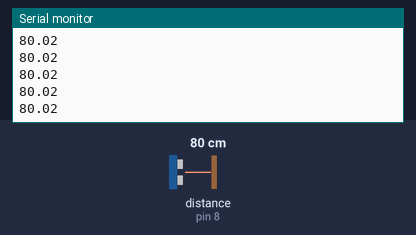
This sketch was run on a simulated Arduino Uno, built with avr-gcc and run on an emulated ATmega328P. On the bench: the last lines printed to the serial monitor. Wiring (inferred from the names in the program): ultrasonic range finder: trigger pin 7; echo pin 8. Inputs (shaded band) come from the test bench; at power-on: distance to the obstacle (sensor on pin 8) 80 cm. The echo pulse lasts 58.3 µs per cm.

Above: at 1.2 s.
1.3 s: distance to the obstacle (sensor on pin 8) set to 2 cm
At 1.38 s:
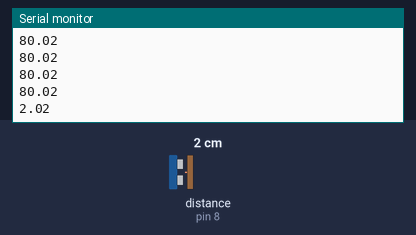
2.8 s: distance to the obstacle (sensor on pin 8) set to 4 cm
At 2.89 s:
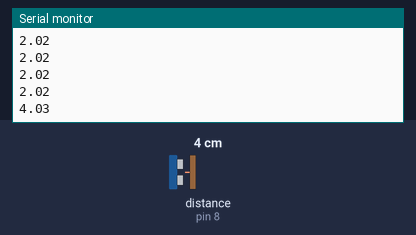
Timing chart, 0 to 5.8 s (numbered marks = the images above; inputs shaded):
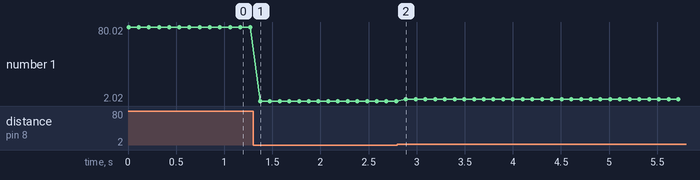

The sketch:

sr_04_simple_plot.ino
```cpp
/*
 * HC-SR04 example sketch - Serial Plotter version
 *
 * https://create.arduino.cc/projecthub/Isaac100/getting-started-with-the-hc-sr04-ultrasonic-sensor-036380
 *
 * by Isaac100
 * Modified for Serial Plotter
 */

const int trigPin = 7;
const int echoPin = 8;

float duration, distance;

void setup() {
  pinMode(trigPin, OUTPUT);
  pinMode(echoPin, INPUT);
  Serial.begin(115200);
}

void loop() {
  digitalWrite(trigPin, LOW);
  delayMicroseconds(2);
  digitalWrite(trigPin, HIGH);
  delayMicroseconds(10);
  digitalWrite(trigPin, LOW);

  duration = pulseIn(echoPin, HIGH);
  distance = (duration*.0343)/2;

  // For Serial Plotter - just print the numeric value
  Serial.println(distance);

  delay(100);
}
```

Measured:
- after the input at 1.3 s, the serial monitor: prints a new line after 0.07 s (image 1)
- after the input at 2.8 s, the serial monitor: prints a new line after 0.09 s (image 2)
- plotted number 1: 80.02 → 2.02 after the input at 1.3 s, 2.02 → 4.03 after the input at 2.8 s
